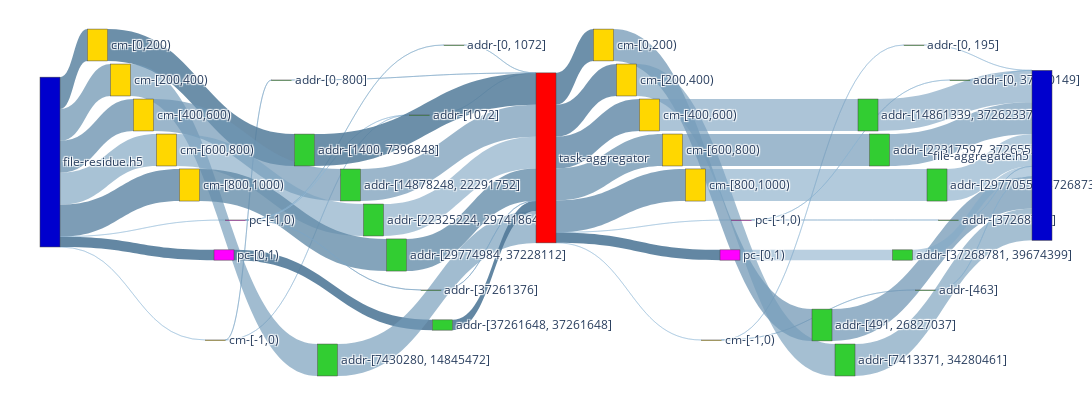

The notebook cell saved with this chart:
### Code cell
AGG = nx.compose(G_AGG_R, G_AGG_W) 

agg_nodes, agg_nodes_dict = get_nodes_for_sankey(AGG,rm_tags=['agg_r','agg_w'])

agg_links = get_links_for_sankey(AGG, agg_nodes_dict)
fig = go.Figure(go.Sankey(
            node = agg_nodes,
            link = agg_links, orientation='h'))

fig.update_layout(
    autosize=False,
    width=2000,
    height=400,
    margin=dict(
        l=40,
        r=40,
        b=40,
        t=10,
        pad=2
    ),
)
fig.show()
fig.write_html(f"{IMAGE_PATH}/sankey-grouped-agg-vol-vfd.html")

### Figure 1 — Plotly figure (JSON) as saved in the notebook; plotly's stock layout.template omitted (floating-point values rounded to 4 significant figures)
{"data": [{"link": {"color": ["rgba(146.07843137254903, 186.07843137254903, 216.07843137254903, 0.4294117647058824)", "rgba(91.1764705882353, 131.1764705882353, 161.1764705882353, 0.8411764705882353)", "rgba(106.86274509803923, 146.86274509803923, 176.86274509803923, 0.723529411764706)", "rgba(102.94117647058823, 142.94117647058823, 172.94117647058823, 0.7529411764705882)", "rgba(118.62745098039215, 158.62745098039215, 188.62745098039215, 0.6352941176470588)", "rgba(95.09803921568627, 135.09803921568627, 165.09803921568627, 0.8117647058823529)", "rgba(146.07843137254903, 186.07843137254903, 216.07843137254903, 0.4294117647058824)", "rgba(83.33333333333333, 123.33333333333333, 153.33333333333331, 0.9)", "rgba(130.39215686274508, 170.39215686274508, 200.39215686274508, 0.5470588235294118)", "rgba(142.15686274509804, 182.15686274509804, 212.15686274509804, 0.45882352941176474)", "rgba(87.25490196078431, 127.25490196078431, 157.2549019607843, 0.8705882352941177)", "rgba(114.70588235294117, 154.70588235294116, 184.70588235294116, 0.6647058823529413)", "rgba(110.7843137254902, 150.7843137254902, 180.7843137254902, 0.6941176470588235)", "rgba(122.54901960784314, 162.54901960784315, 192.54901960784315, 0.6058823529411765)", "rgba(99.01960784313727, 139.01960784313727, 169.01960784313727, 0.7823529411764706)", "rgba(134.31372549019608, 174.31372549019608, 204.31372549019608, 0.5176470588235295)", "rgba(142.15686274509804, 182.15686274509804, 212.15686274509804, 0.45882352941176474)", "rgba(126.47058823529412, 166.47058823529412, 196.47058823529412, 0.5764705882352942)", "rgba(83.33333333333333, 123.33333333333333, 153.33333333333331, 0.9)", "rgba(130.39215686274508, 170.39215686274508, 200.39215686274508, 0.5470588235294118)", "rgba(138.23529411764707, 178.23529411764707, 208.23529411764707, 0.4882352941176471)", "rgba(87.25490196078431, 127.25490196078431, 157.2549019607843, 0.8705882352941177)", "rgba(114.70588235294117, 154.70588235294116, 184.70588235294116, 0.6647058823529413)", "rgba(110.7843137254902, 150.7843137254902, 180.7843137254902, 0.6941176470588235)", "rgba(122.54901960784314, 162.54901960784315, 192.54901960784315, 0.6058823529411765)", "rgba(99.01960784313727, 139.01960784313727, 169.01960784313727, 0.7823529411764706)", "rgba(134.31372549019608, 174.31372549019608, 204.31372549019608, 0.5176470588235295)", "rgba(83.33333333333333, 123.33333333333333, 153.33333333333331, 0.9)", "rgba(126.47058823529412, 166.47058823529412, 196.47058823529412, 0.5764705882352942)", "rgba(145.83333333333334, 185.83333333333334, 215.83333333333334, 0.43125)", "rgba(87.5, 127.5, 157.5, 0.86875)", "rgba(91.66666666666666, 131.66666666666666, 161.66666666666666, 0.8375)", "rgba(95.83333333333334, 135.83333333333334, 165.83333333333334, 0.80625)", "rgba(104.16666666666666, 144.16666666666666, 174.16666666666666, 0.74375)", "rgba(100.0, 140.0, 170.0, 0.775)", "rgba(145.83333333333334, 185.83333333333334, 215.83333333333334, 0.43125)", "rgba(83.33333333333333, 123.33333333333333, 153.33333333333331, 0.9)", "rgba(141.66666666666666, 181.66666666666666, 211.66666666666666, 0.4625)", "rgba(133.33333333333334, 173.33333333333334, 203.33333333333334, 0.525)", "rgba(108.33333333333334, 148.33333333333334, 178.33333333333334, 0.7125)", "rgba(116.66666666666666, 156.66666666666666, 186.66666666666666, 0.65)", "rgba(120.83333333333333, 160.83333333333334, 190.83333333333334, 0.61875)", "rgba(112.5, 152.5, 182.5, 0.68125)", "rgba(125.0, 165.0, 195.0, 0.5875)", "rgba(137.5, 177.5, 207.5, 0.49375)", "rgba(133.33333333333334, 173.33333333333334, 203.33333333333334, 0.525)", "rgba(129.16666666666666, 169.16666666666666, 199.16666666666666, 0.55625)", "rgba(141.66666666666666, 181.66666666666666, 211.66666666666666, 0.4625)", "rgba(108.33333333333334, 148.33333333333334, 178.33333333333334, 0.7125)", "rgba(116.66666666666666, 156.66666666666666, 186.66666666666666, 0.65)", "rgba(120.83333333333333, 160.83333333333334, 190.83333333333334, 0.61875)", "rgba(112.5, 152.5, 182.5, 0.68125)", "rgba(125.0, 165.0, 195.0, 0.5875)", "rgba(137.5, 177.5, 207.5, 0.49375)", "rgba(133.33333333333334, 173.33333333333334, 203.33333333333334, 0.525)", "rgba(129.16666666666666, 169.16666666666666, 199.16666666666666, 0.55625)", "rgba(133.33333333333334, 173.33333333333334, 203.33333333333334, 0.525)"], "label": ["Access Volume : 0 <br />Access Count : 3 <br />Average Access Size : 0 <br />Operation : read<br />Bandwidth : 0", "Access Volume : 7.42 MB <br />Access Count : 200 <br />Average Access Size : 37.11 KB <br />Operation : read<br />Bandwidth : 11.12 MB/s", "Access Volume : 7.44 MB <br />Access Count : 200 <br />Average Access Size : 37.21 KB <br />Operation : read<br />Bandwidth : 10.68 MB/s", "Access Volume : 7.44 MB <br />Access Count : 200 <br />Average Access Size : 37.2 KB <br />Operation : read<br />Bandwidth : 10.69 MB/s", "Access Volume : 7.44 MB <br />Access Count : 200 <br />Average Access Size : 37.21 KB <br />Operation : read<br />Bandwidth : 10.43 MB/s", "Access Volume : 7.48 MB <br />Access Count : 201 <br />Average Access Size : 37.21 KB <br />Operation : read<br />Bandwidth : 10.78 MB/s", "Access Volume : 0 <br />Access Count : 3 <br />Average Access Size : 0 <br />Operation : read<br />Bandwidth : 0", "Access Volume : 2.4 MB <br />Access Count : 1 <br />Average Access Size : 2.4 MB <br />Operation : read<br />Bandwidth : 1.56 GB/s", "Access Volume : 2.18 KB <br />Access Count : 8 <br />Average Access Size : 273 B <br />Operation : read<br />Bandwidth : 46.58 KB/s", "Access Volume : 328 B <br />Access Count : 1 <br />Average Access Size : 328 B <br />Operation : read<br />Bandwidth : 93.56 B/s", "Access Volume : 7.43 MB <br />Access Count : 399 <br />Average Access Size : 18.62 KB <br />Operation : read<br />Bandwidth : 11.19 MB/s", "Access Volume : 7.45 MB <br />Access Count : 400 <br />Average Access Size : 18.62 KB <br />Operation : read<br />Bandwidth : 10.67 MB/s", "Access Volume : 7.45 MB <br />Access Count : 400 <br />Average Access Size : 18.62 KB <br />Operation : read<br />Bandwidth : 10.68 MB/s", "Access Volume : 7.45 MB <br />Access Count : 400 <br />Average Access Size : 18.62 KB <br />Operation : read<br />Bandwidth : 10.41 MB/s", "Access Volume : 7.49 MB <br />Access Count : 402 <br />Average Access Size : 18.62 KB <br />Operation : read<br />Bandwidth : 10.76 MB/s", "Access Volume : 1.57 KB <br />Access Count : 4 <br />Average Access Size : 392 B <br />Operation : read<br />Bandwidth : 32.85 KB/s", "Access Volume : 328 B <br />Access Count : 1 <br />Average Access Size : 328 B <br />Operation : read<br />Bandwidth : 93.56 B/s", "Access Volume : 512 B <br />Access Count : 1 <br />Average Access Size : 512 B <br />Operation : read<br />Bandwidth : 332.9 KB/s", "Access Volume : 2.4 MB <br />Access Count : 1 <br />Average Access Size : 2.4 MB <br />Operation : read<br />Bandwidth : 1.56 GB/s", "Access Volume : 2.18 KB <br />Access Count : 8 <br />Average Access Size : 273 B <br />Operation : read<br />Bandwidth : 46.58 KB/s", "Access Volume : 656 B <br />Access Count : 2 <br />Average Access Size : 328 B <br />Operation : read<br />Bandwidth : 187.13 B/s", "Access Volume : 7.43 MB <br />Access Count : 399 <br />Average Access Size : 18.62 KB <br />Operation : read<br />Bandwidth : 11.19 MB/s", "Access Volume : 7.45 MB <br />Access Count : 400 <br />Average Access Size : 18.62 KB <br />Operation : read<br />Bandwidth : 10.67 MB/s", "Access Volume : 7.45 MB <br />Access Count : 400 <br />Average Access Size : 18.62 KB <br />Operation : read<br />Bandwidth : 10.68 MB/s", "Access Volume : 7.45 MB <br />Access Count : 400 <br />Average Access Size : 18.62 KB <br />Operation : read<br />Bandwidth : 10.41 MB/s", "Access Volume : 7.49 MB <br />Access Count : 402 <br />Average Access Size : 18.62 KB <br />Operation : read<br />Bandwidth : 10.76 MB/s", "Access Volume : 1.57 KB <br />Access Count : 4 <br />Average Access Size : 392 B <br />Operation : read<br />Bandwidth : 32.85 KB/s", "Access Volume : 2.4 MB <br />Access Count : 1 <br />Average Access Size : 2.4 MB <br />Operation : read<br />Bandwidth : 1.56 GB/s", "Access Volume : 512 B <br />Access Count : 1 <br />Average Access Size : 512 B <br />Operation : read<br />Bandwidth : 332.9 KB/s", "Access Volume : 0 <br />Access Count : 3 <br />Average Access Size : 0 <br />Operation : write<br />Bandwidth : 0", "Access Volume : 7.42 MB <br />Access Count : 200 <br />Average Access Size : 37.11 KB <br />Operation : write<br />Bandwidth : 5.64 MB/s", "Access Volume : 7.44 MB <br />Access Count : 200 <br />Average Access Size : 37.21 KB <br />Operation : write<br />Bandwidth : 4.46 MB/s", "Access Volume : 7.44 MB <br />Access Count : 200 <br />Average Access Size : 37.2 KB <br />Operation : write<br />Bandwidth : 4.06 MB/s", "Access Volume : 7.44 MB <br />Access Count : 200 <br />Average Access Size : 37.21 KB <br />Operation : write<br />Bandwidth : 2.37 MB/s", "Access Volume : 7.48 MB <br />Access Count : 201 <br />Average Access Size : 37.21 KB <br />Operation : write<br />Bandwidth : 2.68 MB/s", "Access Volume : 0 <br />Access Count : 3 <br />Average Access Size : 0 <br />Operation : write<br />Bandwidth : 0", "Access Volume : 2.4 MB <br />Access Count : 1 <br />Average Access Size : 2.4 MB <br />Operation : write<br />Bandwidth : 1.56 GB/s", "Access Volume : 562 B <br />Access Count : 4 <br />Average Access Size : 140.5 B <br />Operation : write<br />Bandwidth : 25.2 B/s", "Access Volume : 28 B <br />Access Count : 1 <br />Average Access Size : 28 B <br />Operation : write<br />Bandwidth : 18.21 KB/s", "Access Volume : 7.42 MB <br />Access Count : 398 <br />Average Access Size : 18.63 KB <br />Operation : write<br />Bandwidth : 1.14 MB/s", "Access Volume : 7.45 MB <br />Access Count : 400 <br />Average Access Size : 18.63 KB <br />Operation : write<br />Bandwidth : 912.66 KB/s", "Access Volume : 7.45 MB <br />Access Count : 400 <br />Average Access Size : 18.63 KB <br />Operation : write<br />Bandwidth : 856.42 KB/s", "Access Volume : 7.45 MB <br />Access Count : 400 <br />Average Access Size : 18.63 KB <br />Operation : write<br />Bandwidth : 928.42 KB/s", "Access Volume : 7.49 MB <br />Access Count : 401 <br />Average Access Size : 18.68 KB <br />Operation : write<br />Bandwidth : 530 KB/s", "Access Volume : 876 B <br />Access Count : 5 <br />Average Access Size : 175.2 B <br />Operation : write<br />Bandwidth : 74.18 B/s", "Access Volume : 28 B <br />Access Count : 1 <br />Average Access Size : 28 B <br />Operation : write<br />Bandwidth : 18.21 KB/s", "Access Volume : 2.4 MB <br />Access Count : 1000 <br />Average Access Size : 2.4 KB <br />Operation : write<br />Bandwidth : 328.73 KB/s", "Access Volume : 562 B <br />Access Count : 4 <br />Average Access Size : 140.5 B <br />Operation : write<br />Bandwidth : 25.2 B/s", "Access Volume : 7.42 MB <br />Access Count : 398 <br />Average Access Size : 18.63 KB <br />Operation : write<br />Bandwidth : 1.14 MB/s", "Access Volume : 7.45 MB <br />Access Count : 400 <br />Average Access Size : 18.63 KB <br />Operation : write<br />Bandwidth : 912.66 KB/s", "Access Volume : 7.45 MB <br />Access Count : 400 <br />Average Access Size : 18.63 KB <br />Operation : write<br />Bandwidth : 856.42 KB/s", "Access Volume : 7.45 MB <br />Access Count : 400 <br />Average Access Size : 18.63 KB <br />Operation : write<br />Bandwidth : 928.42 KB/s", "Access Volume : 7.49 MB <br />Access Count : 401 <br />Average Access Size : 18.68 KB <br />Operation : write<br />Bandwidth : 530 KB/s", "Access Volume : 876 B <br />Access Count : 5 <br />Average Access Size : 175.2 B <br />Operation : write<br />Bandwidth : 74.18 B/s", "Access Volume : 28 B <br />Access Count : 1 <br />Average Access Size : 28 B <br />Operation : write<br />Bandwidth : 18.21 KB/s", "Access Volume : 2.4 MB <br />Access Count : 1000 <br />Average Access Size : 2.4 KB <br />Operation : write<br />Bandwidth : 328.73 KB/s", "Access Volume : 28 B <br />Access Count : 1 <br />Average Access Size : 28 B <br />Operation : write<br />Bandwidth : 18.21 KB/s"], "source": [0, 0, 0, 0, 0, 0, 0, 0, 1, 1, 2, 3, 4, 5, 6, 7, 7, 7, 8, 9, 10, 11, 12, 13, 14, 15, 16, 17, 18, 19, 19, 19, 19, 19, 19, 19, 19, 20, 20, 21, 22, 23, 24, 25, 26, 26, 27, 28, 29, 30, 31, 32, 33, 34, 35, 36, 37], "target": [1, 2, 3, 4, 5, 6, 7, 8, 9, 10, 11, 12, 13, 14, 15, 16, 10, 18, 17, 19, 19, 19, 19, 19, 19, 19, 19, 19, 19, 20, 21, 22, 23, 24, 25, 26, 27, 28, 35, 29, 30, 31, 32, 33, 34, 37, 36, 38, 38, 38, 38, 38, 38, 38, 38, 38, 38], "value": [1, 7422108, 7441148, 7440164, 7442936, 7479508, 1, 2400000, 2184, 328, 7428880, 7447968, 7446976, 7449760, 7486392, 1568, 328, 512, 2400000, 2184, 656, 7428880, 7447968, 7446976, 7449760, 7486392, 1568, 2400000, 512, 1, 7422108, 7441148, 7440164, 7442936, 7479508, 1, 2400000, 562, 28, 7416064, 7451168, 7450176, 7452960, 7489592, 876, 28, 2400000, 562, 7416064, 7451168, 7450176, 7452960, 7489592, 876, 28, 2400000, 28]}, "node": {"color": ["MediumBlue", "Gold", "Gold", "Gold", "Gold", "Gold", "Gold", "Magenta", "Magenta", "LimeGreen", "LimeGreen", "LimeGreen", "LimeGreen", "LimeGreen", "LimeGreen", "LimeGreen", "LimeGreen", "LimeGreen", "LimeGreen", "Red", "Gold", "Gold", "Gold", "Gold", "Gold", "Gold", "Magenta", "Magenta", "LimeGreen", "LimeGreen", "LimeGreen", "LimeGreen", "LimeGreen", "LimeGreen", "LimeGreen", "LimeGreen", "LimeGreen", "LimeGreen", "MediumBlue"], "label": ["file-residue.h5", "cm-[-1,0)", "cm-[0,200)", "cm-[200,400)", "cm-[400,600)", "cm-[600,800)", "cm-[800,1000)", "pc-[-1,0)", "pc-[0,1)", "addr-[0, 800]", "addr-[1072]", "addr-[1400, 7396848]", "addr-[7430280, 14845472]", "addr-[14878248, 22291752]", "addr-[22325224, 29741864]", "addr-[29774984, 37228112]", "addr-[0, 1072]", "addr-[37261648, 37261648]", "addr-[37261376]", "task-aggregator", "cm-[-1,0)", "cm-[0,200)", "cm-[200,400)", "cm-[400,600)", "cm-[600,800)", "cm-[800,1000)", "pc-[-1,0)", "pc-[0,1)", "addr-[0, 195]", "addr-[491, 26827037]", "addr-[7413371, 34280461]", "addr-[14861339, 37262337]", "addr-[22317597, 37265537]", "addr-[29770557, 37268737]", "addr-[0, 37260149]", "addr-[463]", "addr-[37268781, 39674399]", "addr-[37268753]", "file-aggregate.h5"], "x": [0, 0.1591, 0.05682, 0.07955, 0.1023, 0.125, 0.1477, 0.1932, 0.1818, 0.2386, 0.375, 0.2614, 0.2841, 0.3068, 0.3295, 0.3523, 0.4091, 0.3977, 0.3864, 0.5, 0.6705, 0.5568, 0.5795, 0.6023, 0.625, 0.6477, 0.6932, 0.6818, 0.8636, 0.7727, 0.7955, 0.8182, 0.8295, 0.8864, 0.9091, 0.875, 0.8523, 0.8977, 1], "y": [0, 0, 0.1, 0.2, 0.3, 0.4, 0.5, 0.6, 0.7, 0.2, 0.3, 0.4, 1, 0.5, 0.6, 0.7, 0.1, 0.9, 0.8, 0, 0, 0.1, 0.2, 0.3, 0.4, 0.5, 0.6, 0.7, 0.1, 0.9, 1, 0.3, 0.4, 0.5, 0.2, 0.8, 0.7, 0.6, 0]}, "orientation": "h", "type": "sankey"}], "layout": {"autosize": false, "height": 400, "margin": {"b": 40, "l": 40, "pad": 2, "r": 40, "t": 10}, "width": 2000}}
